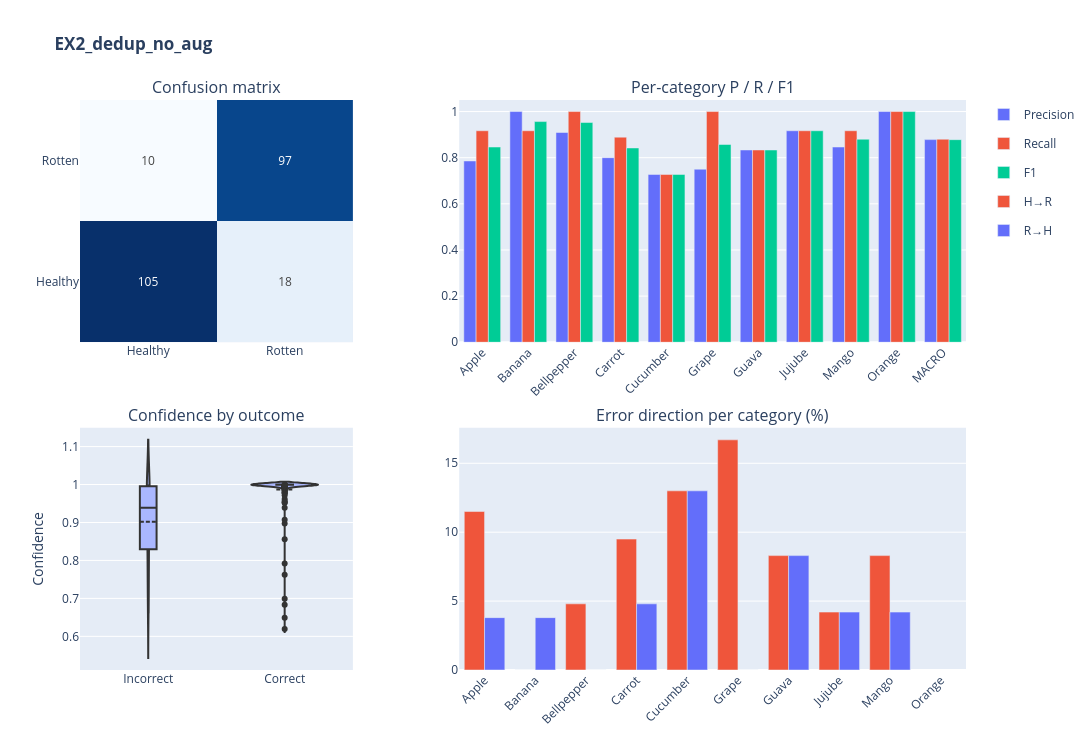
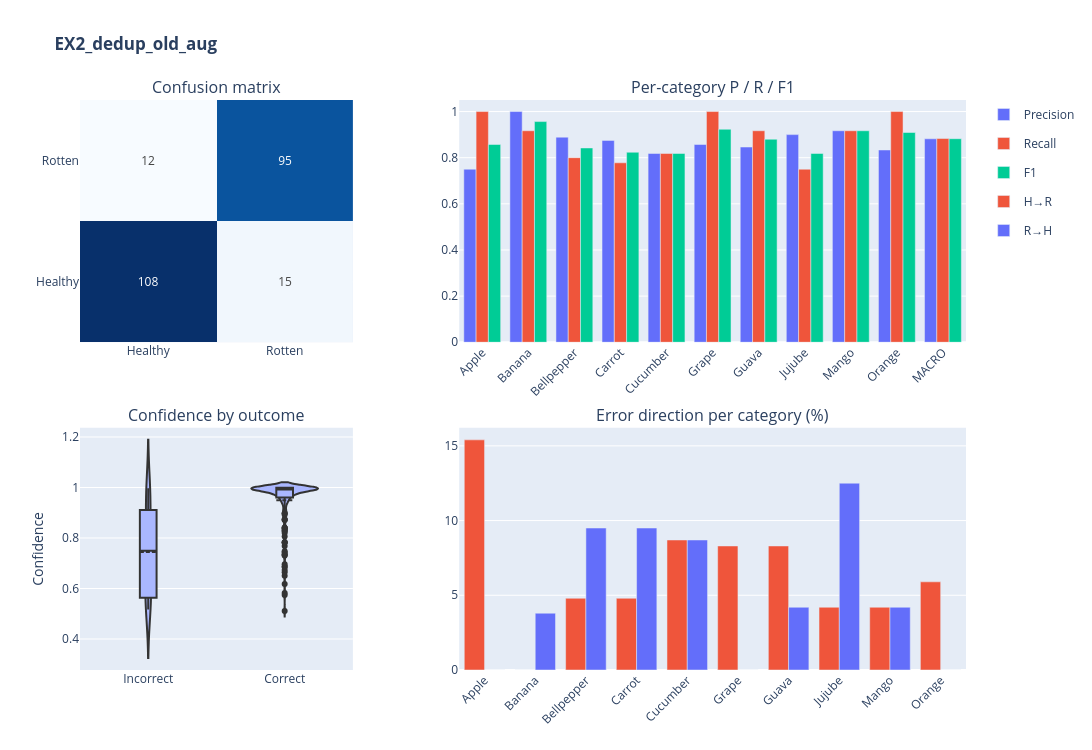
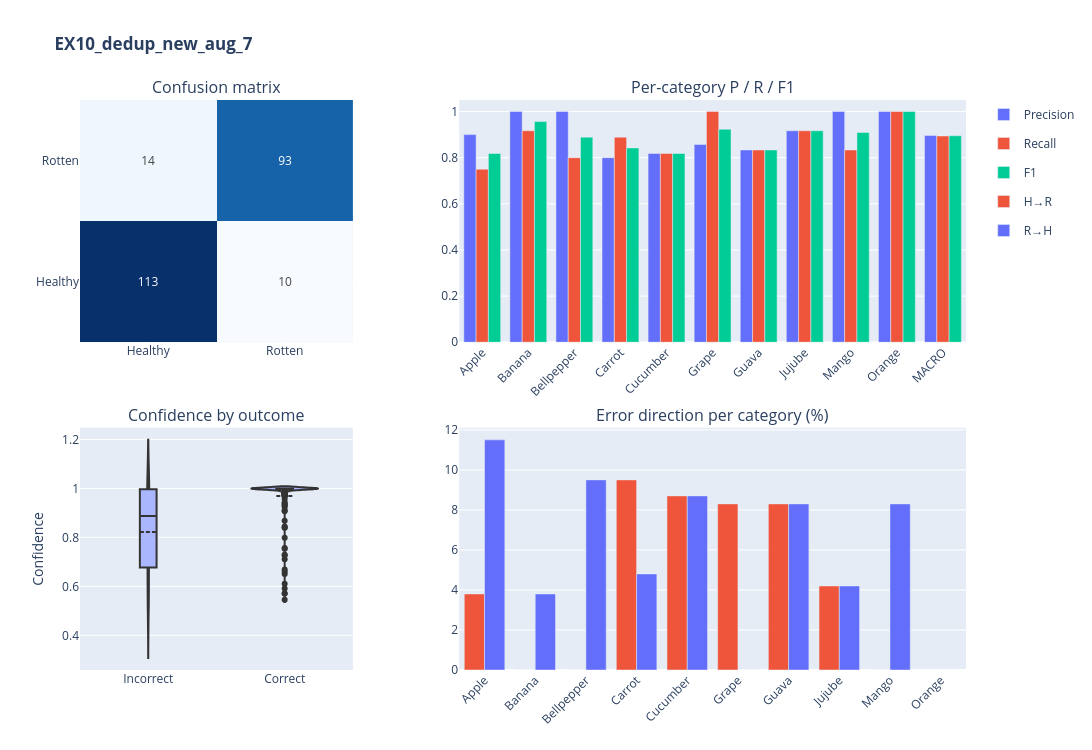
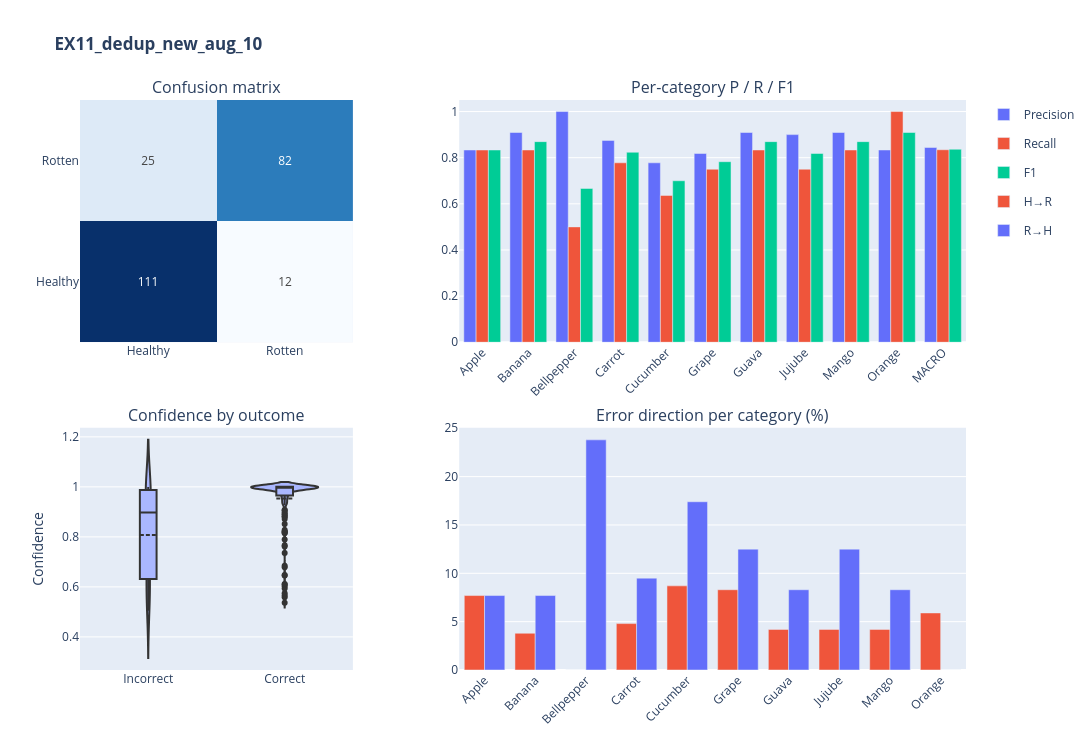

The notebook cell saved with these charts, in order:
### Markdown cell above
## 2. Cross-Model Comparison
High-level comparison across all models: overall accuracy, per-category breakdown, and an accuracy heatmap. Key observation: the dirty dataset (largest volume) outperforms cleaner subsets, suggesting data volume dominates over data cleanliness for this task at current scale.

### Code cell
for model_name, df in results.items():
    y_true = df["true_label"].values
    y_pred = df["pred"].values
    conf   = df["confidence"].values

    # ── Precompute all four panels ──
    cm = confusion_matrix(y_true, y_pred)

    categories = sorted(df["produce"].unique())
    rows = []
    for cat in categories:
        sub = df[df["produce"] == cat]
        p, r, f, _ = precision_recall_fscore_support(
            sub["true_label"], sub["pred"], average="binary", zero_division=0)
        rows.append({"Category": cat, "Precision": p, "Recall": r, "F1": f})
    p_mac, r_mac, f_mac, _ = precision_recall_fscore_support(
        y_true, y_pred, average="macro", zero_division=0)
    rows.append({"Category": "MACRO", "Precision": p_mac, "Recall": r_mac, "F1": f_mac})
    prf_df = pd.DataFrame(rows)

    errors = df[~df["correct"]].copy()
    errors["error_type"] = np.where(errors["true_label"] == 0, "H→R", "R→H")
    total = df.groupby("produce").size()
    breakdown = errors.groupby(["produce", "error_type"]).size().unstack(fill_value=0)
    breakdown_pct = (breakdown.div(total, axis=0) * 100).round(1)

    # ── Build 2x2 grid ──
    fig = make_subplots(
        rows=2, cols=2,
        subplot_titles=("Confusion matrix", "Per-category P / R / F1",
                        "Confidence by outcome",  "Error direction per category (%)"),
        horizontal_spacing=0.12, vertical_spacing=0.15,
        column_widths=[0.35, 0.65],
    )

    # 1. Confusion matrix
    fig.add_trace(go.Heatmap(
        z=cm, x=CLASS_NAMES, y=CLASS_NAMES, colorscale="Blues",
        text=cm, texttemplate="%{text}", showscale=False,
    ), row=1, col=1)

    # 2. P/R/F1 per category (grouped bars)
    for metric, color in [("Precision", "#636EFA"), ("Recall", "#EF553B"), ("F1", "#00CC96")]:
        fig.add_trace(go.Bar(
            name=metric, x=prf_df["Category"], y=prf_df[metric],
            marker_color=color, legendgroup=metric,
        ), row=1, col=2)

    # 3. Confidence distribution — violin (plays nice with grouped barmode elsewhere)
    fig.add_trace(go.Violin(
        x=np.where(df["correct"], "Correct", "Incorrect"),
        y=conf, box_visible=True, meanline_visible=True,
        points="outliers", line_color="#333", fillcolor="#AAB7FF",
        showlegend=False,
    ), row=2, col=1)

    # 4. Error direction
    err_long = breakdown_pct.reset_index().melt(id_vars="produce", var_name="error_type", value_name="value")
    for etype, color in [("H→R", "#EF553B"), ("R→H", "#636EFA")]:
        sub = err_long[err_long["error_type"] == etype]
        fig.add_trace(go.Bar(
            name=etype, x=sub["produce"], y=sub["value"],
            marker_color=color, legendgroup=etype,
        ), row=2, col=2)

    fig.update_layout(
        height=750, width=1300,
        title_text=f"<b>{model_name}</b>",
        barmode="group",
    )
    fig.update_xaxes(tickangle=-45, row=1, col=2)
    fig.update_xaxes(tickangle=-45, row=2, col=2)
    fig.update_yaxes(range=[0, 1.05], row=1, col=2)
    fig.update_yaxes(title_text="Confidence", row=2, col=1)

    fig.show()

### Figure 1 — Plotly figure (JSON) as saved in the notebook; plotly's stock layout.template omitted (floating-point values rounded to 4 significant figures; data arrays with more than 128 entries replaced by an {"elided": "..."} marker saying what was removed)
{"data": [{"colorscale": [[0, "rgb(247,251,255)"], [0.125, "rgb(222,235,247)"], [0.25, "rgb(198,219,239)"], [0.375, "rgb(158,202,225)"], [0.5, "rgb(107,174,214)"], [0.625, "rgb(66,146,198)"], [0.75, "rgb(33,113,181)"], [0.875, "rgb(8,81,156)"], [1, "rgb(8,48,107)"]], "showscale": false, "text": [[105, 18], [10, 97]], "texttemplate": "%{text}", "type": "heatmap", "x": ["Healthy", "Rotten"], "xaxis": "x", "y": ["Healthy", "Rotten"], "yaxis": "y", "z": [[105, 18], [10, 97]]}, {"legendgroup": "Precision", "marker": {"color": "#636EFA"}, "name": "Precision", "type": "bar", "x": ["Apple", "Banana", "Bellpepper", "Carrot", "Cucumber", "Grape", "Guava", "Jujube", "Mango", "Orange", "MACRO"], "xaxis": "x2", "y": [0.7857, 1.0, 0.9091, 0.8, 0.7273, 0.75, 0.8333, 0.9167, 0.8462, 1.0, 0.8783], "yaxis": "y2"}, {"legendgroup": "Recall", "marker": {"color": "#EF553B"}, "name": "Recall", "type": "bar", "x": ["Apple", "Banana", "Bellpepper", "Carrot", "Cucumber", "Grape", "Guava", "Jujube", "Mango", "Orange", "MACRO"], "xaxis": "x2", "y": [0.9167, 0.9167, 1.0, 0.8889, 0.7273, 1.0, 0.8333, 0.9167, 0.9167, 1.0, 0.8801], "yaxis": "y2"}, {"legendgroup": "F1", "marker": {"color": "#00CC96"}, "name": "F1", "type": "bar", "x": ["Apple", "Banana", "Bellpepper", "Carrot", "Cucumber", "Grape", "Guava", "Jujube", "Mango", "Orange", "MACRO"], "xaxis": "x2", "y": [0.8462, 0.9565, 0.9524, 0.8421, 0.7273, 0.8571, 0.8333, 0.9167, 0.88, 1.0, 0.8781], "yaxis": "y2"}, {"box": {"visible": true}, "fillcolor": "#AAB7FF", "line": {"color": "#333"}, "meanline": {"visible": true}, "points": "outliers", "showlegend": false, "type": "violin", "x": {"elided": "230 str values"}, "xaxis": "x3", "y": {"elided": "230 float values"}, "yaxis": "y3"}, {"legendgroup": "H→R", "marker": {"color": "#EF553B"}, "name": "H→R", "type": "bar", "x": ["Apple", "Banana", "Bellpepper", "Carrot", "Cucumber", "Grape", "Guava", "Jujube", "Mango", "Orange"], "xaxis": "x4", "y": [11.5, 0.0, 4.8, 9.5, 13.0, 16.7, 8.3, 4.2, 8.3, NaN], "yaxis": "y4"}, {"legendgroup": "R→H", "marker": {"color": "#636EFA"}, "name": "R→H", "type": "bar", "x": ["Apple", "Banana", "Bellpepper", "Carrot", "Cucumber", "Grape", "Guava", "Jujube", "Mango", "Orange"], "xaxis": "x4", "y": [3.8, 3.8, 0.0, 4.8, 13.0, 0.0, 8.3, 4.2, 4.2, NaN], "yaxis": "y4"}], "layout": {"annotations": [{"font": {"size": 16}, "showarrow": false, "text": "Confusion matrix", "x": 0.154, "xanchor": "center", "xref": "paper", "y": 1, "yanchor": "bottom", "yref": "paper"}, {"font": {"size": 16}, "showarrow": false, "text": "Per-category P / R / F1", "x": 0.714, "xanchor": "center", "xref": "paper", "y": 1, "yanchor": "bottom", "yref": "paper"}, {"font": {"size": 16}, "showarrow": false, "text": "Confidence by outcome", "x": 0.154, "xanchor": "center", "xref": "paper", "y": 0.425, "yanchor": "bottom", "yref": "paper"}, {"font": {"size": 16}, "showarrow": false, "text": "Error direction per category (%)", "x": 0.714, "xanchor": "center", "xref": "paper", "y": 0.425, "yanchor": "bottom", "yref": "paper"}], "barmode": "group", "height": 750, "title": {"text": "<b>EX2_dedup_no_aug</b>"}, "width": 1300, "xaxis": {"anchor": "y", "domain": [0, 0.308]}, "xaxis2": {"anchor": "y2", "domain": [0.428, 1], "tickangle": -45}, "xaxis3": {"anchor": "y3", "domain": [0, 0.308]}, "xaxis4": {"anchor": "y4", "domain": [0.428, 1], "tickangle": -45}, "yaxis": {"anchor": "x", "domain": [0.575, 1]}, "yaxis2": {"anchor": "x2", "domain": [0.575, 1], "range": [0, 1.05]}, "yaxis3": {"anchor": "x3", "domain": [0, 0.425], "title": {"text": "Confidence"}}, "yaxis4": {"anchor": "x4", "domain": [0, 0.425]}}}

### Figure 2 — Plotly figure (JSON) as saved in the notebook; plotly's stock layout.template omitted (floating-point values rounded to 4 significant figures; data arrays with more than 128 entries replaced by an {"elided": "..."} marker saying what was removed)
{"data": [{"colorscale": [[0, "rgb(247,251,255)"], [0.125, "rgb(222,235,247)"], [0.25, "rgb(198,219,239)"], [0.375, "rgb(158,202,225)"], [0.5, "rgb(107,174,214)"], [0.625, "rgb(66,146,198)"], [0.75, "rgb(33,113,181)"], [0.875, "rgb(8,81,156)"], [1, "rgb(8,48,107)"]], "showscale": false, "text": [[108, 15], [12, 95]], "texttemplate": "%{text}", "type": "heatmap", "x": ["Healthy", "Rotten"], "xaxis": "x", "y": ["Healthy", "Rotten"], "yaxis": "y", "z": [[108, 15], [12, 95]]}, {"legendgroup": "Precision", "marker": {"color": "#636EFA"}, "name": "Precision", "type": "bar", "x": ["Apple", "Banana", "Bellpepper", "Carrot", "Cucumber", "Grape", "Guava", "Jujube", "Mango", "Orange", "MACRO"], "xaxis": "x2", "y": [0.75, 1.0, 0.8889, 0.875, 0.8182, 0.8571, 0.8462, 0.9, 0.9167, 0.8333, 0.8818], "yaxis": "y2"}, {"legendgroup": "Recall", "marker": {"color": "#EF553B"}, "name": "Recall", "type": "bar", "x": ["Apple", "Banana", "Bellpepper", "Carrot", "Cucumber", "Grape", "Guava", "Jujube", "Mango", "Orange", "MACRO"], "xaxis": "x2", "y": [1.0, 0.9167, 0.8, 0.7778, 0.8182, 1.0, 0.9167, 0.75, 0.9167, 1.0, 0.8829], "yaxis": "y2"}, {"legendgroup": "F1", "marker": {"color": "#00CC96"}, "name": "F1", "type": "bar", "x": ["Apple", "Banana", "Bellpepper", "Carrot", "Cucumber", "Grape", "Guava", "Jujube", "Mango", "Orange", "MACRO"], "xaxis": "x2", "y": [0.8571, 0.9565, 0.8421, 0.8235, 0.8182, 0.9231, 0.88, 0.8182, 0.9167, 0.9091, 0.8822], "yaxis": "y2"}, {"box": {"visible": true}, "fillcolor": "#AAB7FF", "line": {"color": "#333"}, "meanline": {"visible": true}, "points": "outliers", "showlegend": false, "type": "violin", "x": {"elided": "230 str values"}, "xaxis": "x3", "y": {"elided": "230 float values"}, "yaxis": "y3"}, {"legendgroup": "H→R", "marker": {"color": "#EF553B"}, "name": "H→R", "type": "bar", "x": ["Apple", "Banana", "Bellpepper", "Carrot", "Cucumber", "Grape", "Guava", "Jujube", "Mango", "Orange"], "xaxis": "x4", "y": [15.4, 0.0, 4.8, 4.8, 8.7, 8.3, 8.3, 4.2, 4.2, 5.9], "yaxis": "y4"}, {"legendgroup": "R→H", "marker": {"color": "#636EFA"}, "name": "R→H", "type": "bar", "x": ["Apple", "Banana", "Bellpepper", "Carrot", "Cucumber", "Grape", "Guava", "Jujube", "Mango", "Orange"], "xaxis": "x4", "y": [0.0, 3.8, 9.5, 9.5, 8.7, 0.0, 4.2, 12.5, 4.2, 0.0], "yaxis": "y4"}], "layout": {"annotations": [{"font": {"size": 16}, "showarrow": false, "text": "Confusion matrix", "x": 0.154, "xanchor": "center", "xref": "paper", "y": 1, "yanchor": "bottom", "yref": "paper"}, {"font": {"size": 16}, "showarrow": false, "text": "Per-category P / R / F1", "x": 0.714, "xanchor": "center", "xref": "paper", "y": 1, "yanchor": "bottom", "yref": "paper"}, {"font": {"size": 16}, "showarrow": false, "text": "Confidence by outcome", "x": 0.154, "xanchor": "center", "xref": "paper", "y": 0.425, "yanchor": "bottom", "yref": "paper"}, {"font": {"size": 16}, "showarrow": false, "text": "Error direction per category (%)", "x": 0.714, "xanchor": "center", "xref": "paper", "y": 0.425, "yanchor": "bottom", "yref": "paper"}], "barmode": "group", "height": 750, "title": {"text": "<b>EX2_dedup_old_aug</b>"}, "width": 1300, "xaxis": {"anchor": "y", "domain": [0, 0.308]}, "xaxis2": {"anchor": "y2", "domain": [0.428, 1], "tickangle": -45}, "xaxis3": {"anchor": "y3", "domain": [0, 0.308]}, "xaxis4": {"anchor": "y4", "domain": [0.428, 1], "tickangle": -45}, "yaxis": {"anchor": "x", "domain": [0.575, 1]}, "yaxis2": {"anchor": "x2", "domain": [0.575, 1], "range": [0, 1.05]}, "yaxis3": {"anchor": "x3", "domain": [0, 0.425], "title": {"text": "Confidence"}}, "yaxis4": {"anchor": "x4", "domain": [0, 0.425]}}}

### Figure 3 — Plotly figure (JSON) as saved in the notebook; plotly's stock layout.template omitted (floating-point values rounded to 4 significant figures; data arrays with more than 128 entries replaced by an {"elided": "..."} marker saying what was removed)
{"data": [{"colorscale": [[0, "rgb(247,251,255)"], [0.125, "rgb(222,235,247)"], [0.25, "rgb(198,219,239)"], [0.375, "rgb(158,202,225)"], [0.5, "rgb(107,174,214)"], [0.625, "rgb(66,146,198)"], [0.75, "rgb(33,113,181)"], [0.875, "rgb(8,81,156)"], [1, "rgb(8,48,107)"]], "showscale": false, "text": [[113, 10], [14, 93]], "texttemplate": "%{text}", "type": "heatmap", "x": ["Healthy", "Rotten"], "xaxis": "x", "y": ["Healthy", "Rotten"], "yaxis": "y", "z": [[113, 10], [14, 93]]}, {"legendgroup": "Precision", "marker": {"color": "#636EFA"}, "name": "Precision", "type": "bar", "x": ["Apple", "Banana", "Bellpepper", "Carrot", "Cucumber", "Grape", "Guava", "Jujube", "Mango", "Orange", "MACRO"], "xaxis": "x2", "y": [0.9, 1.0, 1.0, 0.8, 0.8182, 0.8571, 0.8333, 0.9167, 1.0, 1.0, 0.8963], "yaxis": "y2"}, {"legendgroup": "Recall", "marker": {"color": "#EF553B"}, "name": "Recall", "type": "bar", "x": ["Apple", "Banana", "Bellpepper", "Carrot", "Cucumber", "Grape", "Guava", "Jujube", "Mango", "Orange", "MACRO"], "xaxis": "x2", "y": [0.75, 0.9167, 0.8, 0.8889, 0.8182, 1.0, 0.8333, 0.9167, 0.8333, 1.0, 0.8939], "yaxis": "y2"}, {"legendgroup": "F1", "marker": {"color": "#00CC96"}, "name": "F1", "type": "bar", "x": ["Apple", "Banana", "Bellpepper", "Carrot", "Cucumber", "Grape", "Guava", "Jujube", "Mango", "Orange", "MACRO"], "xaxis": "x2", "y": [0.8182, 0.9565, 0.8889, 0.8421, 0.8182, 0.9231, 0.8333, 0.9167, 0.9091, 1.0, 0.8949], "yaxis": "y2"}, {"box": {"visible": true}, "fillcolor": "#AAB7FF", "line": {"color": "#333"}, "meanline": {"visible": true}, "points": "outliers", "showlegend": false, "type": "violin", "x": {"elided": "230 str values"}, "xaxis": "x3", "y": {"elided": "230 float values"}, "yaxis": "y3"}, {"legendgroup": "H→R", "marker": {"color": "#EF553B"}, "name": "H→R", "type": "bar", "x": ["Apple", "Banana", "Bellpepper", "Carrot", "Cucumber", "Grape", "Guava", "Jujube", "Mango", "Orange"], "xaxis": "x4", "y": [3.8, 0.0, 0.0, 9.5, 8.7, 8.3, 8.3, 4.2, 0.0, NaN], "yaxis": "y4"}, {"legendgroup": "R→H", "marker": {"color": "#636EFA"}, "name": "R→H", "type": "bar", "x": ["Apple", "Banana", "Bellpepper", "Carrot", "Cucumber", "Grape", "Guava", "Jujube", "Mango", "Orange"], "xaxis": "x4", "y": [11.5, 3.8, 9.5, 4.8, 8.7, 0.0, 8.3, 4.2, 8.3, NaN], "yaxis": "y4"}], "layout": {"annotations": [{"font": {"size": 16}, "showarrow": false, "text": "Confusion matrix", "x": 0.154, "xanchor": "center", "xref": "paper", "y": 1, "yanchor": "bottom", "yref": "paper"}, {"font": {"size": 16}, "showarrow": false, "text": "Per-category P / R / F1", "x": 0.714, "xanchor": "center", "xref": "paper", "y": 1, "yanchor": "bottom", "yref": "paper"}, {"font": {"size": 16}, "showarrow": false, "text": "Confidence by outcome", "x": 0.154, "xanchor": "center", "xref": "paper", "y": 0.425, "yanchor": "bottom", "yref": "paper"}, {"font": {"size": 16}, "showarrow": false, "text": "Error direction per category (%)", "x": 0.714, "xanchor": "center", "xref": "paper", "y": 0.425, "yanchor": "bottom", "yref": "paper"}], "barmode": "group", "height": 750, "title": {"text": "<b>EX10_dedup_new_aug_7</b>"}, "width": 1300, "xaxis": {"anchor": "y", "domain": [0, 0.308]}, "xaxis2": {"anchor": "y2", "domain": [0.428, 1], "tickangle": -45}, "xaxis3": {"anchor": "y3", "domain": [0, 0.308]}, "xaxis4": {"anchor": "y4", "domain": [0.428, 1], "tickangle": -45}, "yaxis": {"anchor": "x", "domain": [0.575, 1]}, "yaxis2": {"anchor": "x2", "domain": [0.575, 1], "range": [0, 1.05]}, "yaxis3": {"anchor": "x3", "domain": [0, 0.425], "title": {"text": "Confidence"}}, "yaxis4": {"anchor": "x4", "domain": [0, 0.425]}}}

### Figure 4 — Plotly figure (JSON) as saved in the notebook; plotly's stock layout.template omitted (floating-point values rounded to 4 significant figures; data arrays with more than 128 entries replaced by an {"elided": "..."} marker saying what was removed)
{"data": [{"colorscale": [[0, "rgb(247,251,255)"], [0.125, "rgb(222,235,247)"], [0.25, "rgb(198,219,239)"], [0.375, "rgb(158,202,225)"], [0.5, "rgb(107,174,214)"], [0.625, "rgb(66,146,198)"], [0.75, "rgb(33,113,181)"], [0.875, "rgb(8,81,156)"], [1, "rgb(8,48,107)"]], "showscale": false, "text": [[111, 12], [25, 82]], "texttemplate": "%{text}", "type": "heatmap", "x": ["Healthy", "Rotten"], "xaxis": "x", "y": ["Healthy", "Rotten"], "yaxis": "y", "z": [[111, 12], [25, 82]]}, {"legendgroup": "Precision", "marker": {"color": "#636EFA"}, "name": "Precision", "type": "bar", "x": ["Apple", "Banana", "Bellpepper", "Carrot", "Cucumber", "Grape", "Guava", "Jujube", "Mango", "Orange", "MACRO"], "xaxis": "x2", "y": [0.8333, 0.9091, 1.0, 0.875, 0.7778, 0.8182, 0.9091, 0.9, 0.9091, 0.8333, 0.8443], "yaxis": "y2"}, {"legendgroup": "Recall", "marker": {"color": "#EF553B"}, "name": "Recall", "type": "bar", "x": ["Apple", "Banana", "Bellpepper", "Carrot", "Cucumber", "Grape", "Guava", "Jujube", "Mango", "Orange", "MACRO"], "xaxis": "x2", "y": [0.8333, 0.8333, 0.5, 0.7778, 0.6364, 0.75, 0.8333, 0.75, 0.8333, 1.0, 0.8344], "yaxis": "y2"}, {"legendgroup": "F1", "marker": {"color": "#00CC96"}, "name": "F1", "type": "bar", "x": ["Apple", "Banana", "Bellpepper", "Carrot", "Cucumber", "Grape", "Guava", "Jujube", "Mango", "Orange", "MACRO"], "xaxis": "x2", "y": [0.8333, 0.8696, 0.6667, 0.8235, 0.7, 0.7826, 0.8696, 0.8182, 0.8696, 0.9091, 0.8365], "yaxis": "y2"}, {"box": {"visible": true}, "fillcolor": "#AAB7FF", "line": {"color": "#333"}, "meanline": {"visible": true}, "points": "outliers", "showlegend": false, "type": "violin", "x": {"elided": "230 str values"}, "xaxis": "x3", "y": {"elided": "230 float values"}, "yaxis": "y3"}, {"legendgroup": "H→R", "marker": {"color": "#EF553B"}, "name": "H→R", "type": "bar", "x": ["Apple", "Banana", "Bellpepper", "Carrot", "Cucumber", "Grape", "Guava", "Jujube", "Mango", "Orange"], "xaxis": "x4", "y": [7.7, 3.8, 0.0, 4.8, 8.7, 8.3, 4.2, 4.2, 4.2, 5.9], "yaxis": "y4"}, {"legendgroup": "R→H", "marker": {"color": "#636EFA"}, "name": "R→H", "type": "bar", "x": ["Apple", "Banana", "Bellpepper", "Carrot", "Cucumber", "Grape", "Guava", "Jujube", "Mango", "Orange"], "xaxis": "x4", "y": [7.7, 7.7, 23.8, 9.5, 17.4, 12.5, 8.3, 12.5, 8.3, 0.0], "yaxis": "y4"}], "layout": {"annotations": [{"font": {"size": 16}, "showarrow": false, "text": "Confusion matrix", "x": 0.154, "xanchor": "center", "xref": "paper", "y": 1, "yanchor": "bottom", "yref": "paper"}, {"font": {"size": 16}, "showarrow": false, "text": "Per-category P / R / F1", "x": 0.714, "xanchor": "center", "xref": "paper", "y": 1, "yanchor": "bottom", "yref": "paper"}, {"font": {"size": 16}, "showarrow": false, "text": "Confidence by outcome", "x": 0.154, "xanchor": "center", "xref": "paper", "y": 0.425, "yanchor": "bottom", "yref": "paper"}, {"font": {"size": 16}, "showarrow": false, "text": "Error direction per category (%)", "x": 0.714, "xanchor": "center", "xref": "paper", "y": 0.425, "yanchor": "bottom", "yref": "paper"}], "barmode": "group", "height": 750, "title": {"text": "<b>EX11_dedup_new_aug_10</b>"}, "width": 1300, "xaxis": {"anchor": "y", "domain": [0, 0.308]}, "xaxis2": {"anchor": "y2", "domain": [0.428, 1], "tickangle": -45}, "xaxis3": {"anchor": "y3", "domain": [0, 0.308]}, "xaxis4": {"anchor": "y4", "domain": [0.428, 1], "tickangle": -45}, "yaxis": {"anchor": "x", "domain": [0.575, 1]}, "yaxis2": {"anchor": "x2", "domain": [0.575, 1], "range": [0, 1.05]}, "yaxis3": {"anchor": "x3", "domain": [0, 0.425], "title": {"text": "Confidence"}}, "yaxis4": {"anchor": "x4", "domain": [0, 0.425]}}}
